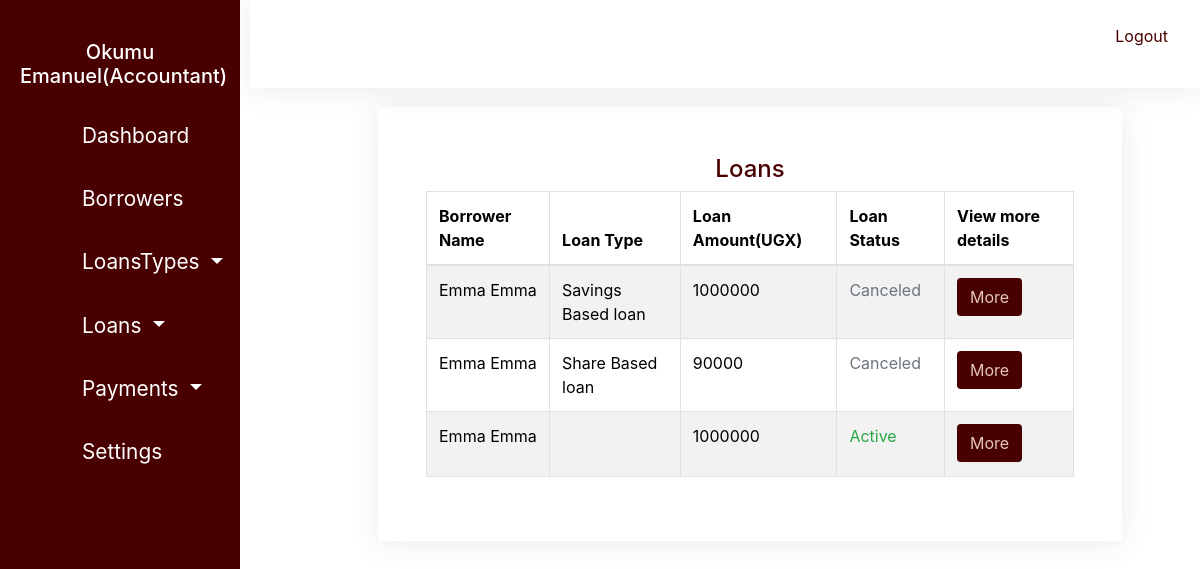
The page /admin/index.php?id=all_loans (signed in) on the database its author committed.
### tables this page shows
CREATE TABLE `accountant` (
  `id` int(11) NOT NULL,
  `firstname` varchar(100) NOT NULL,
  `lastname` varchar(100) NOT NULL,
  `phone` text NOT NULL,
  `email` varchar(100) NOT NULL,
  `password` varchar(100) NOT NULL,
  `role` text NOT NULL DEFAULT 'accountant'
);

CREATE TABLE `loan` (
  `id` int(11) NOT NULL,
  `user_id` int(11) NOT NULL,
  `loan_typeId` int(11) NOT NULL,
  `applicant_fname` varchar(100) NOT NULL,
  `applicant_lname` varchar(100) NOT NULL,
  `applicant_nin` text NOT NULL,
  `applicant_phone` text NOT NULL,
  `applicant_email` varchar(100) NOT NULL,
  `loan_amount` float NOT NULL,
  `loan_period` text NOT NULL,
  `intrest_amout` float NOT NULL,
  `paid_amount` int(11) NOT NULL,
  `bank_statment` varchar(255) NOT NULL,
  `status` text NOT NULL
);

CREATE TABLE `user` (
  `id` int(11) NOT NULL,
  `firstname` varchar(100) NOT NULL,
  `lastname` varchar(100) NOT NULL,
  `gender` text NOT NULL,
  `date_of_birth` date NOT NULL,
  `force_number` varchar(100) NOT NULL,
  `rank` text NOT NULL,
  `nin_num` text NOT NULL,
  `phone` varchar(45) NOT NULL,
  `email` varchar(255) NOT NULL,
  `address` varchar(255) NOT NULL,
  `user_info` varchar(255) NOT NULL,
  `password` varchar(255) NOT NULL,
  `status` text NOT NULL,
  `date_registered` date NOT NULL DEFAULT current_timestamp()
);

CREATE TABLE `loan_type` (
  `id` int(11) NOT NULL,
  `type_name` varchar(100) NOT NULL,
  `loan_description` text NOT NULL,
  `interest_rate` float NOT NULL,
  `max_loan_amount` int(11) NOT NULL
);

### admin/data/get_data.php (called while the page is built, shortened)
<?php
function getBorrowerById($borrower_id, $conn){
    $sql = "SELECT * FROM user WHERE id=?";
    $stmt = $conn->prepare($sql);
    $stmt->execute([$borrower_id]);
    if($stmt->rowCount()==1){
        $borrower = $stmt->fetch();
        return $borrower;
    }else{
        return 0;
    }
}
function getLoanTypeById($loanType_id, $conn){
    $sql = "SELECT * FROM loan_type WHERE id=?";
    $stmt = $conn->prepare($sql);
    $stmt->execute([$loanType_id]);
    if($stmt->rowCount()==1){
        $loanType = $stmt->fetch();
        return $loanType;
    }else{
        return 0;
    }
}
function getAllLoans($conn){
    $query = "SELECT * FROM loan";
    $stmt = $conn->query($query);
    if($stmt == true){
        $loans = $stmt->fetchAll();
        return $loans;
    }else{
        return 0;
    }
}
function getEmployeeById($employee_id, $role, $conn){
    $sql = "SELECT * FROM {$role} WHERE id=?";
    $stmt = $conn->prepare($sql);
    $stmt->execute([$employee_id]);
    if($stmt->rowCount()==1){
        $employee = $stmt->fetch();
        return $employee;
    }else{
        return 0;
    }
}
?>

### admin/index.php (the view, shortened to what this page needs)
<?php
$sessionId = $_SESSION['id'] ?? '';
$role = $_SESSION['role'] ?? '';
$id = $_REQUEST['id'] ?? 'dashboard';
include("include/db_con.php");
include("data/get_data.php");
?>
<!DOCTYPE html>
<html lang="en">
<head>
    <link href="https://cdn.jsdelivr.net/npm/bootstrap@5.3.1/dist/css/bootstrap.min.css" rel="stylesheet"
>
    <link rel="stylesheet" href="https://maxcdn.bootstrapcdn.com/bootstrap/4.5.2/css/bootstrap.min.css">
    <link rel="stylesheet" href="https://maxcdn.bootstrapcdn.com/bootstrap/4.5.2/css/bootstrap.min.css">
    <link rel="stylesheet" href="https://cdnjs.cloudflare.com/ajax/libs/font-awesome/6.4.2/css/all.min.css">
    <link rel="stylesheet" href="assets/css/style.css">
</head>
<body>
    <div class="sidebar bg_maroon">
        <h5 class="text-center"><?php
        $employee = getEmployeeById($sessionId, $role, $conn);
        $r = "";
        if ($employee['role'] == 'employee') {
            $r = 'Admin';
        } elseif ($employee['role'] == 'accountant') {
            $r = 'Accountant';
        }
        echo $employee['firstname'] . " " . $employee['lastname'] . "(" . $r . ")";
        ?></h5>
        <ul class="">
            <li class=" <?php if ('dashboard' == $id) {
                echo "active";
            } ?>">
                <a href="index.php?id=dashboard" class="nav-link">Dashboard</a>
            </li>
            <li class=" <?php if ('borrowers' == $id) {
                echo "active";
            } ?>">
                <a href="index.php?id=borrowers" class="nav-link">Borrowers</a>
            </li>
            <li class="nav-item dropdown">
                <a class="nav-link dropdown-toggle <?php if ('add_loanType' == $id || 'all_loanType' == $id) {
                    echo "active";
                } ?> " href="#" id="loanTypeDropdown" role="button" data-toggle="dropdown" aria-haspopup="true"
                    aria-expanded="false">
                    LoansTypes
                </a>
            </li>
            <li class="nav-item dropdown">
                <a class="nav-link dropdown-toggle" href="#" id="loanDropdown" role="button" data-toggle="dropdown"
                    aria-haspopup="true" aria-expanded="false">
                    Loans
                </a>
            </li>
            <li class="nav-item dropdown">
                <a class="nav-link dropdown-toggle <?php if ('pending_payments' == $id || 'cleared_payments' == $id) {
                    echo "active";
                } ?> " href="#" id="paymentsDropdown" role="button" data-toggle="dropdown" aria-haspopup="true"
                    aria-expanded="false">
                    Payments
                </a>
            </li>
            <li class=" <?php if ('settings' == $id) {
                echo "active";
            } ?>">
                <a href="index.php?id=settings" class="nav-link">Settings</a>
            </li>
        </ul>
    </div>
    <div class="topbar">
        <div class="p-3 bg_white">
            <p class="text-end text_maroon"><a href="logout.php" class="nav-link">Logout</a></p>
        </div>
    </div>
    <div class="container-fluid">
        <div class="dashboard  p-5">
            <div class="container">
    <?php if ('all_loans' == $id) {
        $loans = getAllLoans($conn);
        ?>
                <div class="bg_white p-5">
                    <h4 class="text-center text_maroon">Loans</h4>
                    <table class="table table-striped table-bordered">
                        <thead>
                            <tr>
                                <th scope="col">Borrower Name</th>
                                <th scope="col">Loan Type</th>
                                <th scope="col">Loan Amount(UGX)</th>
                                <th scope="col">Loan Status</th>
                                <th scope="col">View more details</th>
                            </tr>
                        <tbody>
                            <?php foreach ($loans as $index => $loan) {
                                $borrower = getBorrowerById($loan['user_id'], $conn);
                                $loan_type = getLoanTypeById($loan['loan_typeId'], $conn);
                                ?>
                                        <tr>
                                            <td>
                                                <?= $borrower['firstname'] ?>
                                                <?= $borrower['lastname'] ?>
                                            </td>
                                            <td>
                                                <?= $loan_type['type_name'] ?>
                                            </td>
                                            <td>
                                                <?= $loan['loan_amount'] ?>
                                            </td>
                                            <td>
                                                <?php if ($loan['status'] == '0') {
                                                    echo "<p class='text-warning'>Pending</p>";
                                                } elseif ($loan['status'] == '1') {
                                                    echo "<p class='text-success'>Active</p>";
                                                } elseif ($loan['status'] == '-1') {
                                                    echo "<p class='text-secondary'>Canceled</p>";
                                                } ?>
                                            </td>
                                            <td>
                                                <?php printf("<a href='index.php?action=loan_deatils&id=%s' class='text_cream btn bg_maroon'>More</a>", $loan['id']) ?>
                                            </td>
                                        </tr>
                                        <?php
                            }
                            ?>
                        </tbody>
                        </thead>
                    </table>
                </div>
                <?php
    }
    ?>
    </div>
    </div>
    </div>
</body>
</html>

### admin/assets/css/style.css (style rules this page uses)
.bg_white { -webkit-box-shadow: 0 0.15rem 1.75rem 0 rgba(58, 59, 69, 0.1); box-shadow: 0 0.15rem 1.75rem 0 rgba(58, 59, 69, 0.1); background-color: #FFF; }
.text_cream { color: #E4C7B7; }
.text_maroon { color: #490000; }
.bg_maroon { background: #490000; color: #E4C7B7; }
.sidebar { height: 60vh; top: 0; left: 0; padding: 5px; height: 100vh; color: white; float: left; width: 20%; position: fixed; top: 0; overflow-y: auto; left: 0; bottom: 0; padding: 40px 20px 20px 20px; z-index: 999; }
ul { list-style: none; padding: 8px; }
ul li { padding: 8px; margin-left: 30px; font-size: 1.3rem; }
.topbar { position: fixed; width: 100%; top: 0; left: 0; padding-left: 250px; right: 0; }
.dashboard { margin-left: 300px; margin-top: 5%; }

### rows shown on the page
accountant: firstname "Okumu", lastname "Emanuel", role "Accountant"
loan: user.firstname "Emma", user.lastname "Emma", loan_typeId.type_name "Savings Based loan", loan_amount "1000000", status "Canceled"
loan: user.firstname "Emma", user.lastname "Emma", loan_typeId.type_name "Share Based loan", loan_amount "90000", status "Canceled"
loan: user.firstname "Emma", user.lastname "Emma", loan_amount "1000000", status "Active"
